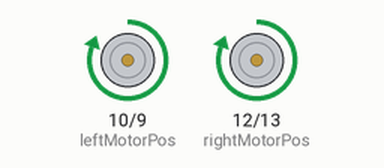
This sketch was run on a simulated Arduino Uno, built with avr-gcc and run on an emulated ATmega328P. Shown: motor-driver pin pairs drawn as motors (green arrow = first pin HIGH = forward, orange = second pin HIGH = backward, longer = more drive).

Above: at 2.5 s.
At 7.5 s:
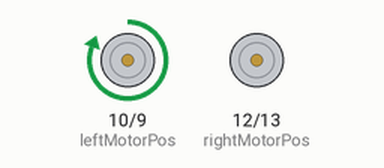
At 12.5 s:
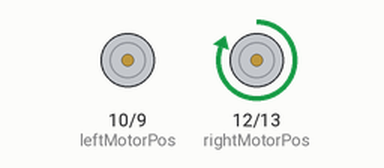
At 22.5 s:
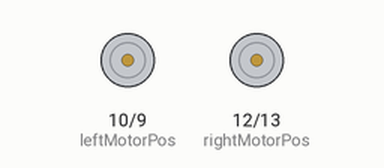
Timing chart, 0 to 32.5 s (numbered marks = the images above):
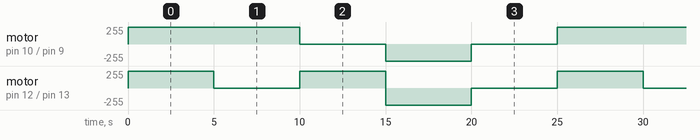

The sketch:

B04707_06_03.ino
```cpp
int leftMotorPos = 10;
int leftMotorNeg = 9;
int rightMotorPos = 12;
int rightMotorNeg = 13;

void setup()
{
  pinMode(leftMotorPos, OUTPUT);
  pinMode(rightMotorPos, OUTPUT);
  pinMode(leftMotorNeg, OUTPUT);
  pinMode(rightMotorNeg, OUTPUT);
}

void loop()
{
  forward();
  delay(5000);
  right();
  delay(5000);
  left();
  delay(5000);
  reverse();
  delay(5000);
  stopAll();
  delay(5000);
}

void forward() {
  digitalWrite(rightMotorPos, HIGH);
  digitalWrite(leftMotorPos, HIGH);
  digitalWrite(rightMotorNeg, LOW);
  digitalWrite(leftMotorNeg, LOW);
}

void left() {
  digitalWrite(rightMotorPos, HIGH);
  digitalWrite(leftMotorPos, LOW);
  digitalWrite(rightMotorNeg, LOW);
  digitalWrite(leftMotorNeg, LOW);
}

void right() {
  digitalWrite(rightMotorPos, LOW);
  digitalWrite(leftMotorPos, HIGH);
  digitalWrite(rightMotorNeg, LOW);
  digitalWrite(leftMotorNeg, LOW);
}

void reverse() {
  digitalWrite(rightMotorPos, LOW);
  digitalWrite(leftMotorPos, LOW);
  digitalWrite(rightMotorNeg, HIGH);
  digitalWrite(leftMotorNeg, HIGH);
}

void stopAll() {
  digitalWrite(rightMotorNeg, LOW);
  digitalWrite(leftMotorNeg, LOW);
  digitalWrite(rightMotorPos, LOW);
  digitalWrite(leftMotorPos, LOW);
}
```

Measured:
- by itself, motor on pin 10 (leftMotorPos) / pin 9 (leftMotorNeg): repeats every 25.0 s: stopped 5.0 s, backward 255/255 5.0 s, stopped 5.0 s, forward 255/255 10.0 s
- by itself, motor on pin 12 (rightMotorPos) / pin 13 (rightMotorNeg): repeats every 25.0 s: stopped 5.0 s, forward 255/255 5.0 s, backward 255/255 5.0 s, stopped 5.0 s, forward 255/255 5.0 s
